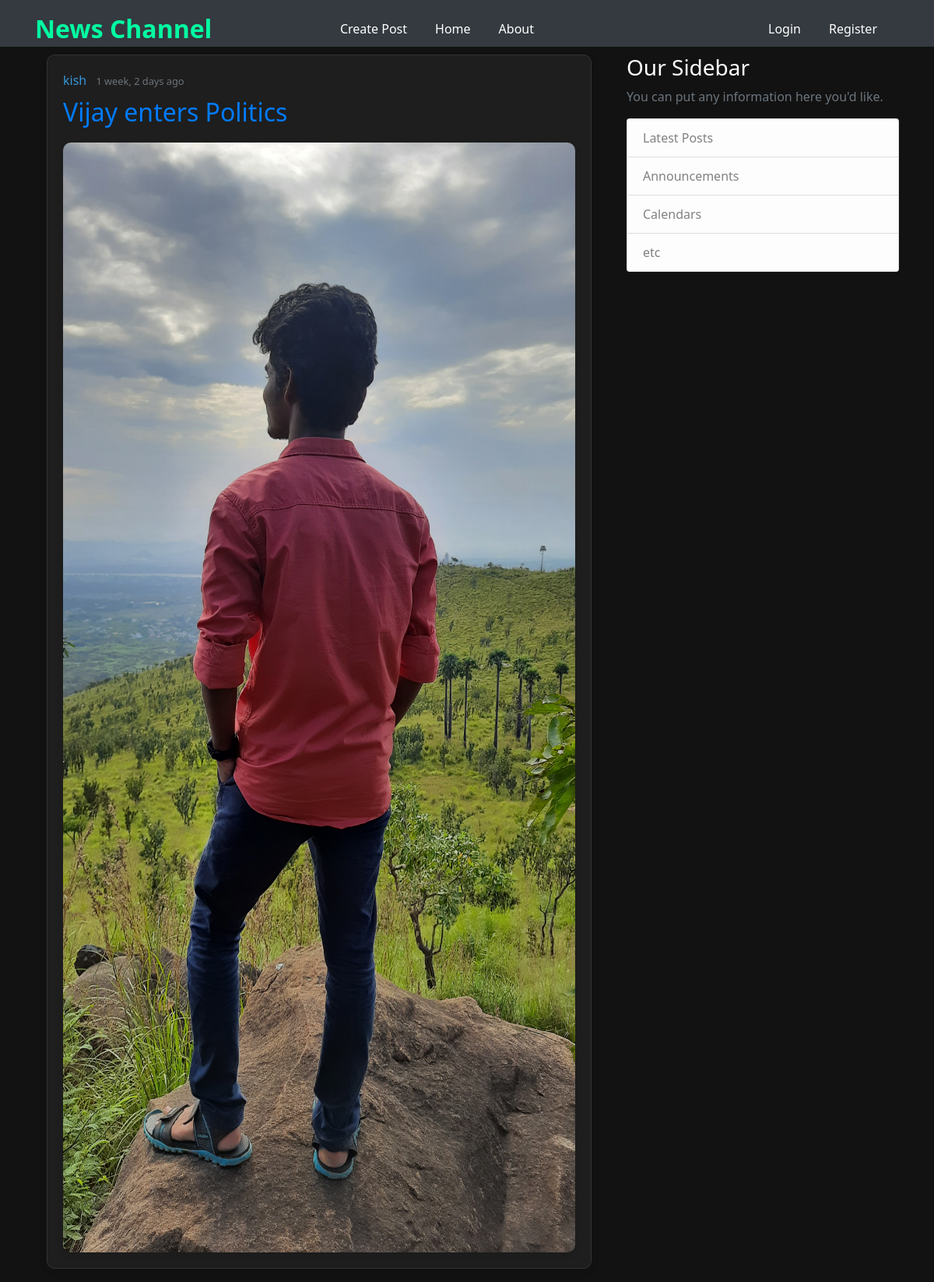
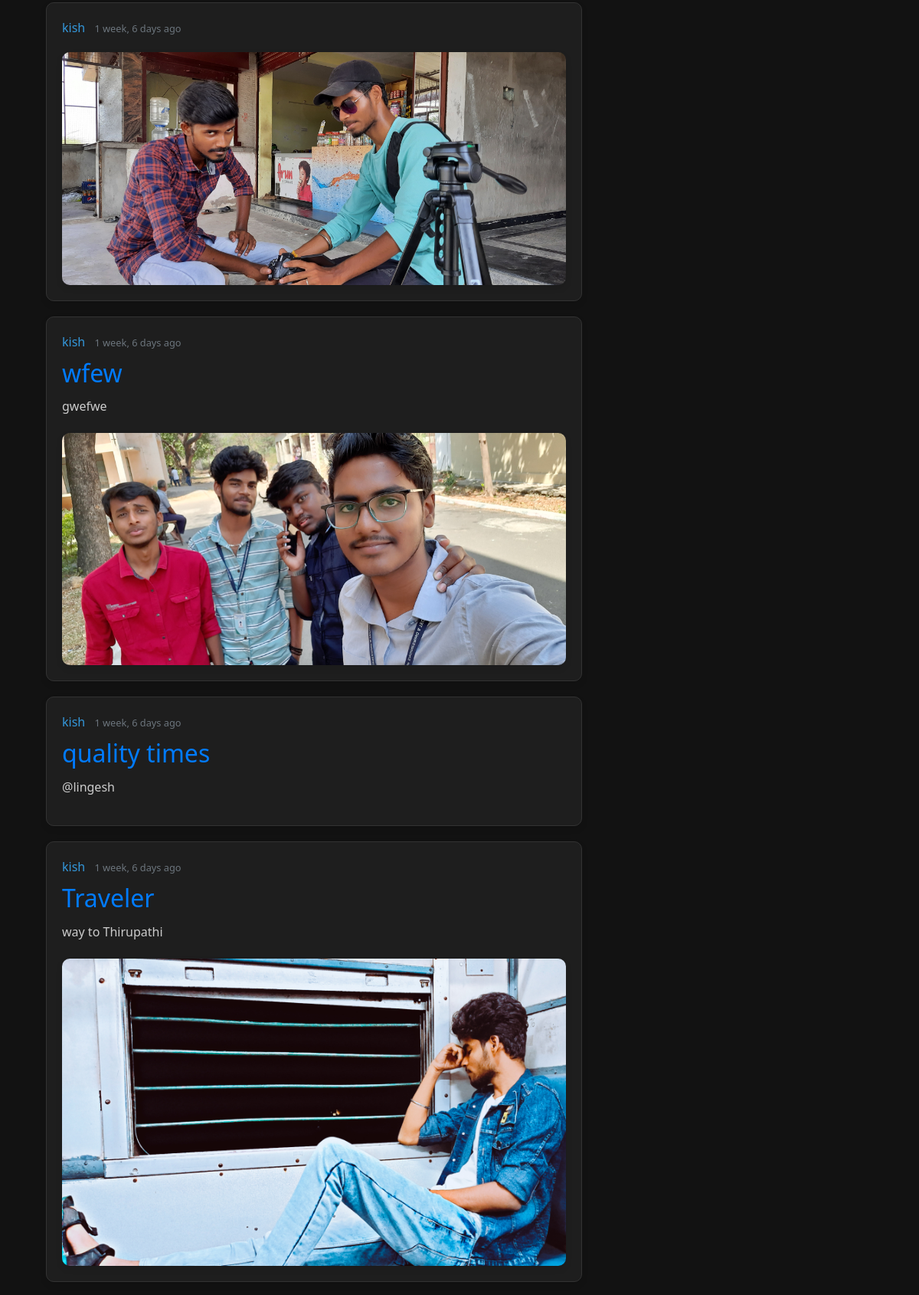
/blog/home/ (signed in, upper part), run on the app's committed database (2 pictures, top to bottom).
### blog/models.py (models this page shows, shortened)
class Post(models.Model):
    title = models.CharField(max_length=100, verbose_name="Post Title", null=True, blank=True)
    author = models.ForeignKey(CustomUser, on_delete=models.CASCADE, verbose_name="Author Name")
    content = models.TextField(verbose_name="Post Content", null=True, blank=True)
    date_posted = models.DateTimeField(default=timezone.now, verbose_name="Post Created Date")
    post_image = models.ImageField(upload_to='media/', null=True, blank=True)
    def time_since_posted(self):
        return humanize.naturaltime(self.date_posted)

class CustomUser(AbstractUser):
    age = models.IntegerField(default=0)

### blog/views.py (the view)
# urls.py: path('home/',login_required(home),name='blog-home')
@login_required
def home(request):
    posts = Post.objects.all()
    return render(request, 'blog/home.html', context={'posts': posts})

### blog/templates/blog/home.html
{% extends "blog/base.html" %}
{% if user.is_authenticated %}
{% block content %}
<div class="container">
    {% for post in posts reversed %}
    <article class="media content-section">
        <div class="media-body">
            <div class="article-metadata">
                <a class="mr-2" href="#">{{ post.author }}</a>
                <small class="text-muted">{{ post.time_since_posted }}</small>
            </div>
            {% if post.title %}
            <h2 class="article-title"><a href="#">{{ post.title }}</a></h2>
            {% endif %}
            {% if post.content %}
            <p class="article-content">{{ post.content }}</p>
            {% endif %}
            {% if post.post_image %}
            <div class="post-image-container">
                <img class="post-image" src="{{ post.post_image.url }}" alt="{{ post.title }}">
            </div>
            {% endif %}
        </div>
    </article>
    {% endfor %}
</div>
{% endblock content %}
{% else %}
<h1>Hi please login bro</h1>
{% endif %}

### blog/static/blog/main.css (style rules this page uses)
body { background: #121212; color: #fff; padding-top: 70px; font-family: 'Segoe UI', Tahoma, Geneva, Verdana, sans-serif; }
.media { margin-bottom: 20px; background-color: #1e1e1e; border: 1px solid #333; border-radius: 10px; padding: 20px; transition: background-color 0.3s ease, box-shadow 0.3s ease; box-shadow: 0 4px 8px rgba(0, 0, 0, 0.1); }
.article-metadata { margin-bottom: 10px; }
.article-metadata a { color: #3498db; text-decoration: none; transition: color 0.3s ease; }
.article-title { color: #fbfbfb; font-size: 2rem; margin-bottom: 10px; transition: color 0.3s ease; text-decoration: none; }
.article-content { color: #ccc; line-height: 1.8; }
.text-muted { color: #999; }
.post-image-container { overflow: hidden; border-radius: 10px; margin-top: 20px; box-shadow: 0 4px 8px rgba(0, 0, 0, 0.1); }
.post-image { width: 100%; height: auto; transition: transform 0.3s; }

### data on the page
Post: author "kish", time_since_posted "1 week, 2 days ago", title "Vijay enters Politics", post_image (picture)
Post: author "kish", time_since_posted "1 week, 6 days ago", post_image (picture)
Post: author "kish", time_since_posted "1 week, 6 days ago", title "wfew", content "gwefwe", post_image (picture)
Post: author "kish", time_since_posted "1 week, 6 days ago", title "quality times", content "@lingesh"
Post: author "kish", time_since_posted "1 week, 6 days ago", title "Traveler", content "way to Thirupathi", post_image (picture)
